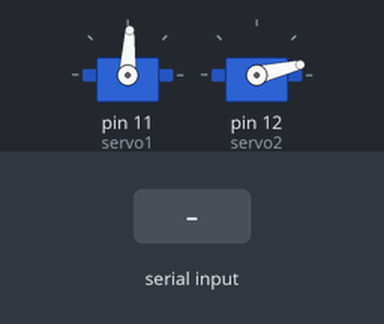
The sketch below on a simulated Arduino Uno, built with avr-gcc and run on an emulated ATmega328P. On the bench: 2 × servo. Inputs (shaded band) come from the test bench. What the sketch prints to the serial monitor is not drawn.

Above: at 1.3 s.
1.4 s: "90,45\n" received over Serial
2.9 s: "5\n" received over Serial
Timing chart, 0 to 5.9 s (numbered marks = the images above; inputs shaded):
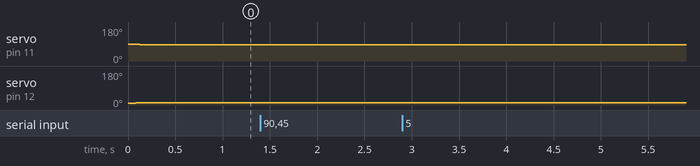

Measured:
- after the input at 1.4 s, every drawn part: stays the same
- after the input at 2.9 s, every drawn part: stays the same

The sketch:

2dof_robot_arm.ino
```cpp
#include <Servo.h>
#include <math.h>

// Kolların uzunluğu (cm)

const float L1 = 20.0;
const float L2 = 20.0;

Servo servo1;
Servo servo2;

const float PI_DEGERI = 3.14159265359;


// 1. HIZ AYARI (Ne kadar büyükse o kadar YAVAŞ)
int hareketHizi = 20;

// 2. OFSET AYARLARI
// Sola döndürmek için artır sağa döndürmek için azalt

int offsetS1_us = -30;   // 1. Kol
int offsetS2_us = 140;   // 2. Kol

// Servo Sinyal Limitleri
const int MIN_PULSE = 460;
const int MAX_PULSE = 2460;

// Konum Hafızası
float mevcutPulseS1 = 1472;
float mevcutPulseS2 = 544;

void setup() {
  Serial.begin(9600);
  servo1.attach(11, MIN_PULSE, MAX_PULSE);
  servo2.attach(12, MIN_PULSE, MAX_PULSE);

  hassasVeYavasSur(90.0, 0.0);

  Serial.println("--- KALIBRASYONLU MOD ---");
  Serial.print("2. Kol Ofseti: "); Serial.println(offsetS2_us);
  Serial.println("Robot 2. kolu duzeltmek icin bu degerle oynayin.");
}

void loop() {
  if (Serial.available() > 0) {
    float x = Serial.parseFloat();
    float y = Serial.parseFloat();
    while (Serial.available() > 0) Serial.read();

    if (isnan(x) || isnan(y)) return;

    Serial.print("Hedef: "); Serial.print(x);
    Serial.print(", "); Serial.println(y);
    hesaplaVeGit(x, y);
  }
}

void hesaplaVeGit(float x, float y) {
  // Güvenlik
  if (y < 0) { Serial.println("HATA: Y < 0"); return; }
  float r = sqrt(sq(x) + sq(y));
  if (r > (L1 + L2)) { Serial.println("HATA: Menzil dışı"); return; }
  if (r < 12) { Serial.println("HATA: Hedef merkeze çok yakın!"); return; }

  // Ters Kinematik
  float cos_q2 = (sq(x) + sq(y) - sq(L1) - sq(L2)) / (2 * L1 * L2);
  if (cos_q2 < -1.0) cos_q2 = -1.0;
  if (cos_q2 > 1.0) cos_q2 = 1.0;

  float q2_rad = acos(cos_q2);
  float q1_rad = atan2(y, x) - atan2(L2 * sin(q2_rad), L1 + L2 * cos(q2_rad));

  float q1_deg = q1_rad * (180.0 / PI_DEGERI);
  float q2_deg = q2_rad * (180.0 / PI_DEGERI);

  // Açı Uyarısı (İç açı daralırsa)
  if (q2_deg > 90.0) {
    Serial.println("UYARI: 2. Kol limiti zorlaniyor! (Dar Aci)");
  }

  Serial.print("Aci S1: "); Serial.print(q1_deg, 1);
  Serial.print(" S2: "); Serial.println(q2_deg, 1);

  hassasVeYavasSur(q1_deg, q2_deg);
}

void hassasVeYavasSur(float hedefS1_deg, float hedefS2_deg) {

  hedefS1_deg = constrain(hedefS1_deg, 0.0, 180.0);
  hedefS2_deg = constrain(hedefS2_deg, 0.0, 180.0);

  // Açı -> Sinyal Dönüşümü
  float hedefPulseS1 = MIN_PULSE + ((hedefS1_deg / 180.0) * (MAX_PULSE - MIN_PULSE));
  float hedefPulseS2 = MIN_PULSE + ((hedefS2_deg / 180.0) * (MAX_PULSE - MIN_PULSE));

  // --- OFSETLER BURADA EKLENİYOR ---
  hedefPulseS1 += offsetS1_us;
  hedefPulseS2 += offsetS2_us;

  // Hareket Döngüsü
  float farkS1 = hedefPulseS1 - mevcutPulseS1;
  float farkS2 = hedefPulseS2 - mevcutPulseS2;
  int adimSayisi = max(abs(farkS1), abs(farkS2));
  if (adimSayisi < 1) adimSayisi = 1;

  for (int i = 1; i <= adimSayisi; i++) {
    float anlikPulseS1 = mevcutPulseS1 + (farkS1 * i / adimSayisi);
    float anlikPulseS2 = mevcutPulseS2 + (farkS2 * i / adimSayisi);

    servo1.writeMicroseconds((int)anlikPulseS1);
    servo2.writeMicroseconds((int)anlikPulseS2);

    delayMicroseconds(hareketHizi * 100);
  }

  mevcutPulseS1 = hedefPulseS1;
  mevcutPulseS2 = hedefPulseS2;

  // Hedefi son kez sabitle
  servo1.writeMicroseconds((int)hedefPulseS1);
  servo2.writeMicroseconds((int)hedefPulseS2);
}
```
